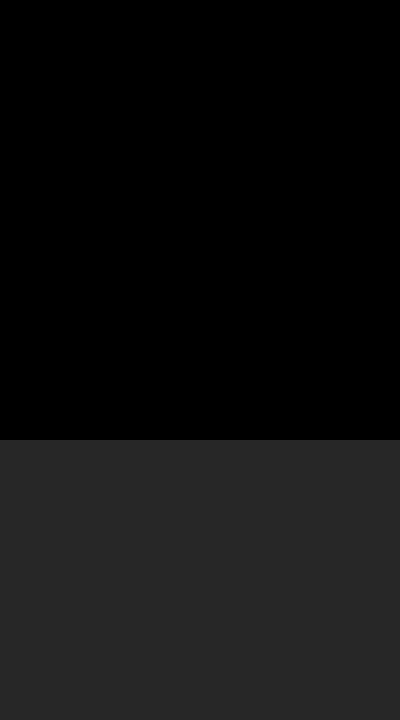

Rendered tile map (Tiled .tmx) drawn with the repository's tilesets; below, a short description and the full map source, tile grids included:
An orthogonal 20x36 tile map with 20x20 px tiles, 1 tile layer (blocks) and 3 objects (2, 0, player).

<map version="1.10" tiledversion="1.10.1" orientation="orthogonal" renderorder="right-down" width="20" height="36" tilewidth="20" tileheight="20" infinite="0" nextlayerid="9" nextobjectid="5">
 <editorsettings>
  <export target="../2/2.csv" format="csv" />
 </editorsettings>
 <tileset firstgid="1" source="../0.tsx" />
 <layer id="2" name="blocks" width="20" height="36">
  <data encoding="csv">
0,0,0,0,0,0,0,0,0,0,0,0,0,0,0,0,0,0,0,0,
0,0,0,0,0,0,0,0,0,0,0,0,0,0,0,0,0,0,0,0,
0,0,0,0,0,0,0,0,0,0,0,0,0,0,0,0,0,0,0,0,
0,0,0,0,0,0,0,0,0,0,0,0,0,0,0,0,0,0,0,0,
0,0,0,0,0,0,0,0,0,0,0,0,0,0,0,0,0,0,0,0,
0,0,0,0,0,0,0,0,0,0,0,0,0,0,0,0,0,0,0,0,
0,0,0,0,0,0,0,0,0,0,0,0,0,0,0,0,0,0,0,0,
0,0,0,0,0,0,0,0,0,0,0,0,0,0,0,0,0,0,0,0,
0,0,0,0,0,0,0,0,0,0,0,0,0,0,0,0,0,0,0,0,
0,0,0,0,0,0,0,0,0,0,0,0,0,0,0,0,0,0,0,0,
0,0,0,0,0,0,0,0,0,0,0,0,0,0,0,0,0,0,0,0,
0,0,0,0,0,0,0,0,0,0,0,0,0,0,0,0,0,0,0,0,
0,0,0,0,0,0,0,0,0,0,0,0,0,0,0,0,0,0,0,0,
0,0,0,0,0,0,0,0,0,0,0,0,0,0,0,0,0,0,0,0,
0,0,0,0,0,0,0,0,0,0,0,0,0,0,0,0,0,0,0,0,
0,0,0,0,0,0,0,0,0,0,0,0,0,0,0,0,0,0,0,0,
0,0,0,0,0,0,0,0,0,0,0,0,0,0,0,0,0,0,0,0,
0,0,0,0,0,0,0,0,0,0,0,0,0,0,0,0,0,0,0,0,
0,0,0,0,0,0,0,0,0,0,0,0,0,0,0,0,0,0,0,0,
0,0,0,0,0,0,0,0,0,0,0,0,0,0,0,0,0,0,0,0,
0,0,0,0,0,0,0,0,0,0,0,0,0,0,0,0,0,0,0,0,
0,0,0,0,0,0,0,0,0,0,0,0,0,0,0,0,0,0,0,0,
7,7,7,7,7,7,7,7,7,7,7,7,7,7,7,7,7,7,7,7,
7,7,7,7,7,7,7,7,7,7,7,7,7,7,7,7,7,7,7,7,
7,7,7,7,7,7,7,7,7,7,7,7,7,7,7,7,7,7,7,7,
7,7,7,7,7,7,7,7,7,7,7,7,7,7,7,7,7,7,7,7,
7,7,7,7,7,7,7,7,7,7,7,7,7,7,7,7,7,7,7,7,
7,7,7,7,7,7,7,7,7,7,7,7,7,7,7,7,7,7,7,7,
7,7,7,7,7,7,7,7,7,7,7,7,7,7,7,7,7,7,7,7,
7,7,7,7,7,7,7,7,7,7,7,7,7,7,7,7,7,7,7,7,
7,7,7,7,7,7,7,7,7,7,7,7,7,7,7,7,7,7,7,7,
7,7,7,7,7,7,7,7,7,7,7,7,7,7,7,7,7,7,7,7,
7,7,7,7,7,7,7,7,7,7,7,7,7,7,7,7,7,7,7,7,
7,7,7,7,7,7,7,7,7,7,7,7,7,7,7,7,7,7,7,7,
7,7,7,7,7,7,7,7,7,7,7,7,7,7,7,7,7,7,7,7,
7,7,7,7,7,7,7,7,7,7,7,7,7,7,7,7,7,7,7,7
</data>
 </layer>
 <objectgroup id="4" name="cutscenes">
  <object id="3" name="2" x="120" y="360" width="140" height="100" />
 </objectgroup>
 <objectgroup id="8" name="entries">
  <object id="4" name="0" x="-20" y="380" width="60" height="80" />
 </objectgroup>
 <objectgroup id="5" name="platforms" />
 <objectgroup id="6" name="hazards" />
 <objectgroup id="7" name="edge_colliders" />
 <objectgroup id="3" name="entities">
  <object id="1" name="player" x="180" y="400">
   <point />
  </object>
 </objectgroup>
</map>
